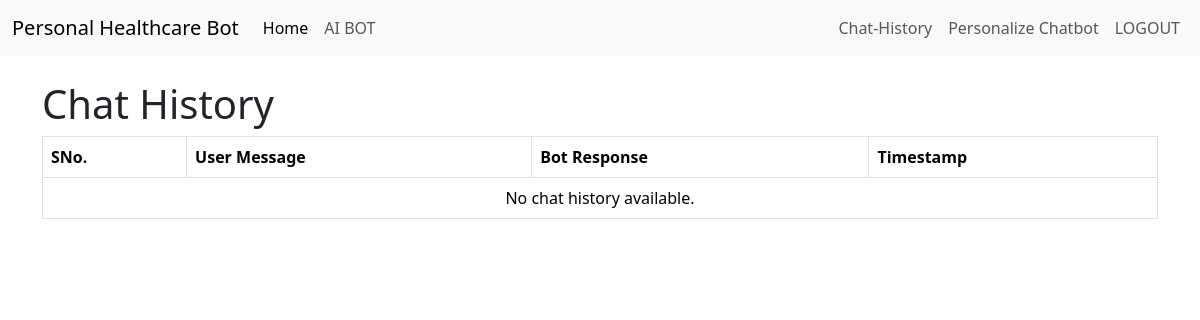
Page /history (signed in) on the earlier database version.
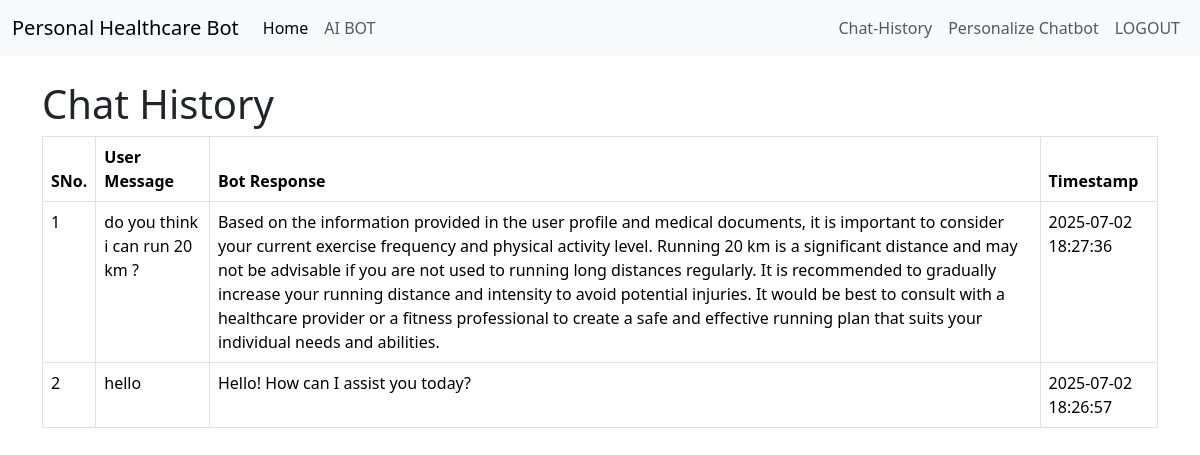
Same page on the later database version.
### tables this page shows
CREATE TABLE chat_history (
    id INTEGER PRIMARY KEY AUTOINCREMENT,
    username TEXT NOT NULL,
    user_message TEXT NOT NULL,
    bot_response TEXT NOT NULL,
    timestamp DATETIME DEFAULT CURRENT_TIMESTAMP
, feedback TEXT DEFAULT NULL);

### app.py (the view)
@app.route("/history",methods=["GET", "POST"])
def history():
    if "user" not in session:
        flash("You must be logged in to access this page", "danger")
        return redirect(url_for("login"))
    with engine.begin() as conn:
        chats = conn.execute(
            text("SELECT * FROM chat_history WHERE username = :username ORDER BY timestamp DESC"),
            {"username": session["user"]}
        ).fetchall()
    return render_template("history.html", chats=chats)

### app.py (called while the page is built)
@app.after_request
def after_request(response):
    response.headers["Cache-Control"] = "no-cache, no-store, must-revalidate"
    response.headers["Expires"] = 0
    response.headers["Pragma"] = "no-cache"
    return response

### templates/history.html (shortened to what this page needs)
{% extends "layout.html" %}
{% block head %}
    <link rel="stylesheet" href="{{ url_for('static', filename='css/history.css') }}">
{%endblock%}
{% block main %}
<div class="container mt-4">
    <h1>Chat History</h1>
    <div class="list-group">
        <table class="table table-bordered mb-4">
            <thead>
                <tr>
                    <th scope="col">SNo.</th>
                    <th scope="col">User Message</th>
                    <th scope="col">Bot Response</th>
                    <th scope="col">Timestamp</th>
                </tr>
            </thead>
        {% if not chats %}
            <tbody>
                <tr>
                    <td colspan="4" class="text-center">No chat history available.</td>
                </tr>
            </tbody>
        {% endif %}
        {% for chat in chats %}
                <tbody>
                    <tr>
                        <td>{{loop.index}}</td>
                        <td>{{ chat[2] }}</td>
                        <td>{{ chat[3] }}</td>
                        <td>{{ chat[4]}}</td>
                    </tr>
                </tbody>
            {% endfor %}
        </table>
    </div>
</div>
{% endblock %}

### templates/layout.html (shortened to what this page needs)
<!DOCTYPE html>
<html lang="en">
<head>
    <link href="https://cdn.jsdelivr.net/npm/bootstrap@5.3.6/dist/css/bootstrap.min.css" rel="stylesheet">
    {% block head %}{% endblock %}
</head>
<body>
    <nav class="navbar navbar-expand-lg navbar-light bg-light">
        <div class="container-fluid">
            <a class="navbar-brand" href="#">Personal Healthcare Bot</a>
            <div class="collapse navbar-collapse" id="navbarNav">
                <ul class="navbar-nav me-auto">
                    <li class="nav-item">
                        <a class="nav-link active" aria-current="page" href="{{ url_for('index') }}">Home</a>
                    </li>
                    <li class="nav-item">
                        <a class="nav-link" href="{{ url_for('chatbot') }}">AI BOT</a>
                    </li>
                </ul>
                <ul class="navbar-nav ms-auto">
                    <li class="nav-item">
                        <a class="nav-link" href="{{ url_for('history') }}">Chat-History</a>
                    </li>
                    <li class="nav-item">
                        <a class="nav-link" href = "{{ url_for('save_profile') }}">Personalize Chatbot</a>
                    </li>
                    <li class="nav-item">
                        <a class="nav-link" href="{{ url_for('logout') }}">LOGOUT</a>
                    </li>
                </ul>
            </div>
        </div>
    </nav>
    {% block main %}{% endblock %}
</body>
</html>

Differences in the rows shown:
added chat_history: user_message "do you think i can run 20 km ?", bot_response "Based on the information provided in the user profile and medical documents, it is important to consider your current exercise frequency and physical activity level. Running 20 km is a significant distance and may not be advisable if you are not used to running long distances regularly. It is recommended to gradually increase your running distance and intensity to avoid potential injuries. It would be best to consult with a healthcare provider or a fitness professional to create a safe and effective running plan that suits your individual needs and abilities.", timestamp "2025-07-02 18:27:36"
added chat_history: user_message "hello", bot_response "Hello! How can I assist you today?", timestamp "2025-07-02 18:26:57"
Other differences:
text no longer shown: "No chat history available."
